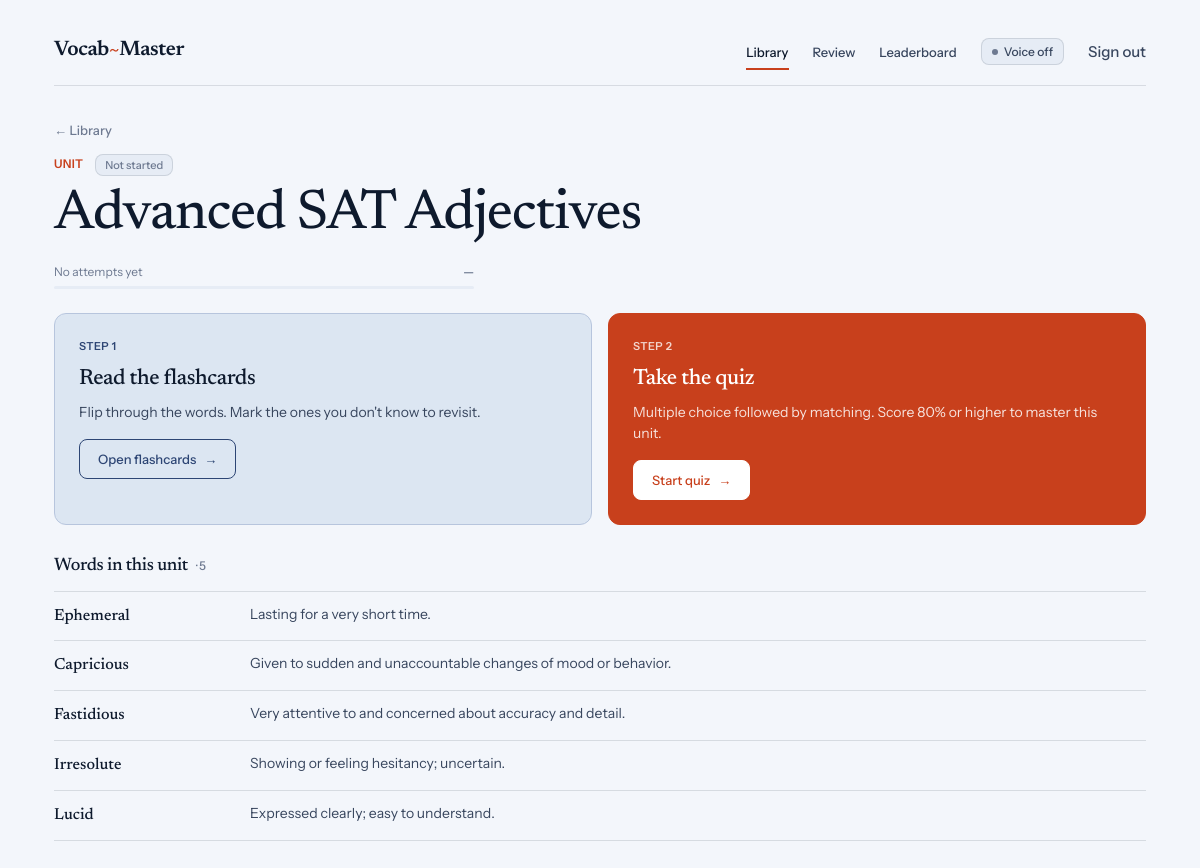
The page /learn/advanced-sat-adjectives/ (signed in) on the database as committed earlier.
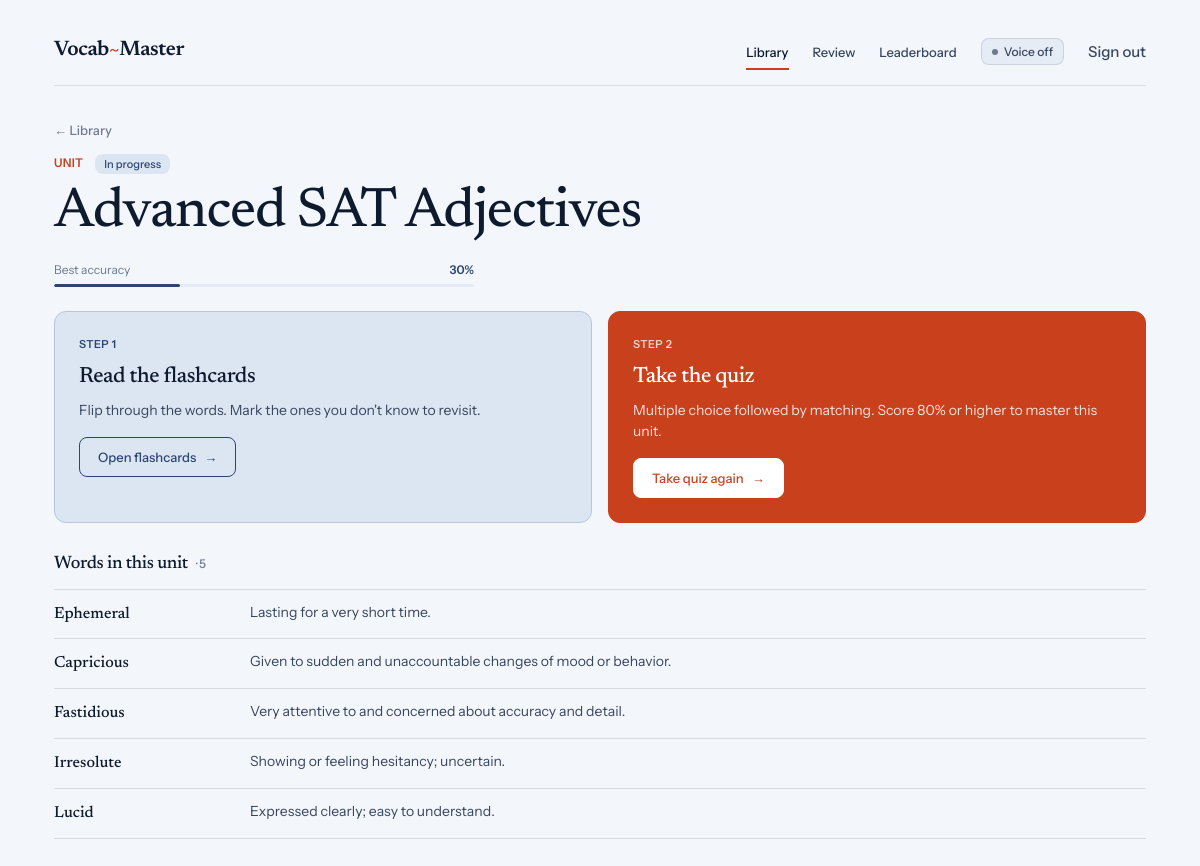
The same page on the database as committed later.
### vocab/models.py (models this page shows)
class UnitProgress(models.Model):
    user = models.ForeignKey(User, on_delete=models.CASCADE)
    unit = models.ForeignKey(Unit, on_delete=models.CASCADE)
    is_completed = models.BooleanField(default=False)
    accuracy = models.FloatField(default=0.0)
    class Meta:
        unique_together = ('user', 'unit')

### vocab/views.py (the view)
# urls.py: path('learn/<slug:unit_slug>/', views.unit_detail, name='unit_detail'),
@login_required(login_url='login')
def unit_detail(request, unit_slug):
    unit = get_object_or_404(Unit, slug=unit_slug)
    progress = UnitProgress.objects.filter(user=request.user, unit=unit).first()
    return render(request, 'vocab/unit_detail.html', {'unit': unit, 'progress': progress})

### vocab/context_processors.py (called while the page is built)
def due_review_count(request):
    if not request.user.is_authenticated:
        return {}
    count = FlashcardReview.objects.filter(
        user=request.user,
        next_review__lte=timezone.now().date(),
    ).count()
    return {'due_review_count': count}

### vocab/templates/vocab/unit_detail.html (shortened to what this page needs)
{% extends "vocab/base.html" %}
{% block content %}
<div class="back-row reveal">
    <a href="{% url 'unit_hub' %}" class="back-link">&larr; Library</a>
</div>
<section class="ud-head reveal">
    <div class="ud-head-top">
        <span class="eyebrow">Unit</span>
        {% if progress and progress.is_completed %}
            <span class="badge badge-success">Completed</span>
        {% elif progress %}
            <span class="badge badge-info">In progress</span>
        {% else %}
            <span class="badge badge-neutral">Not started</span>
        {% endif %}
    </div>
    <h1 class="display ud-title">{{ unit.title }}</h1>
    <div class="ud-prog">
        <div class="ud-prog-row">
            <span class="meta-text">{% if progress %}Best accuracy{% else %}No attempts yet{% endif %}</span>
            <span class="prog-value {% if progress.is_completed %}t-success{% elif progress %}t-info{% else %}t-tertiary{% endif %}">
                {% if progress %}{{ progress.accuracy|floatformat:0 }}%{% else %}—{% endif %}
            </span>
        </div>
        <div class="ptrack">
            {% if progress %}
                <div class="pfill {% if progress.is_completed %}pfill-success{% else %}pfill-info{% endif %}" style="width: {{ progress.accuracy }}%;"></div>
            {% endif %}
        </div>
    </div>
</section>
<section class="ud-actions reveal d2">
    <div class="action surface action-step1">
        <span class="action-num">Step 1</span>
        <h2>Read the flashcards</h2>
        <p>Flip through the words. Mark the ones you don't know to revisit.</p>
        <a href="{% url 'flashcards' unit.slug %}" class="btn ghost">Open flashcards <span class="arrow">&rarr;</span></a>
    </div>
    <div class="action surface action-primary">
        <span class="action-num">Step 2</span>
        <h2>Take the quiz</h2>
        <p>Multiple choice followed by matching. Score 80% or higher to master this unit.</p>
        <a href="{% url 'quiz_detail' unit.slug %}" class="btn">{% if progress %}Take quiz again{% else %}Start quiz{% endif %} <span class="arrow">&rarr;</span></a>
    </div>
</section>
<section class="ud-words reveal d3">
    <h3 class="ud-words-h">Words in this unit <span class="meta-text">&middot; {{ unit.flashcards.count }}</span></h3>
    <div class="word-list">
        {% for card in unit.flashcards.all %}
        <div class="word-row">
            <span class="word-w">{{ card.word }}</span>
            <span class="word-d">{{ card.definition }}</span>
        </div>
        {% empty %}
        <p class="meta-text">No words yet.</p>
        {% endfor %}
    </div>
</section>
{% endblock %}

Rows that differ between the two databases and show on the page:
added UnitProgress: accuracy "30"
Other text that changed with them:
text no longer shown: "Not started No attempts yet — Start quiz"
text now shown: "In progress Best accuracy % Take quiz again"
